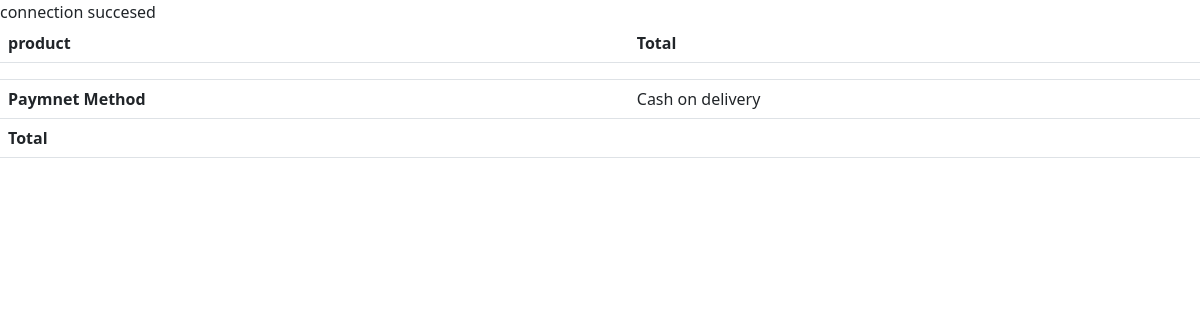
The app's page /billPage/billPage.php, older data.
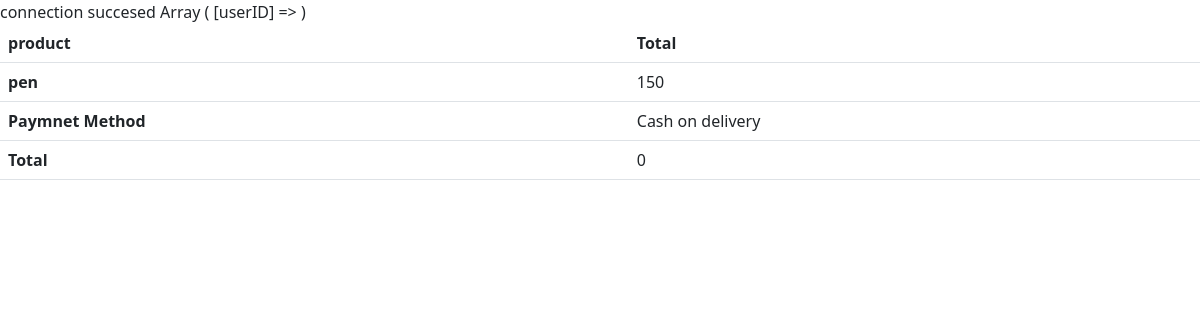
The same page, newer data.
### tables this page shows
CREATE TABLE `cart` (
  `order_number` int(11) NOT NULL,
  `user_id` int(100) NOT NULL,
  `product_image_name` varchar(2550) NOT NULL,
  `product_image` longblob NOT NULL,
  `product_name` varchar(2550) NOT NULL,
  `product_color` varchar(2550) NOT NULL,
  `product_size` enum('S','M','L','XL') NOT NULL,
  `order_price` int(100) NOT NULL,
  `order_quantity` int(100) NOT NULL,
  `order_subtotal` int(100) NOT NULL,
  `created_at` timestamp NOT NULL DEFAULT current_timestamp(),
  `updated_at` timestamp NOT NULL DEFAULT current_timestamp(),
  `product_id` int(14) NOT NULL
);

### billPage/billPage.php (the view, shortened to what this page needs)
<?php
include_once "../connection.php";
 ?>
<!DOCTYPE html>
<html lang="en">
<head>
    <link href="https://cdn.jsdelivr.net/npm/bootstrap@5.2.0-beta1/dist/css/bootstrap.min.css" rel="stylesheet">
</head>
<body>
<?php
$sql_query="SELECT * FROM cart ;";
$result = $conn->query($sql_query);
$result_check4= mysqli_num_rows($result);
if($result_check4 > 0){
    while($row=mysqli_fetch_assoc($result)){
        $productName=$row['product_name'];
        $productPrice=$row['order_price'];
        $orderQuantity=$row['order_quantity'];
        $total =$orderQuantity*$productPrice;
         }};
         print_r($_SESSION);
?>
<table class="table" style="border:1;">
  <thead>
    <tr>
      <th scope="col">product</th>
      <th scope="col">Total</th>
    </tr>
  </thead>
  <tbody>
    <tr>
      <th scope="row"><?php echo $productName  ?></th>
      <td><?php echo $productPrice?></td>
    </tr>
    <tr>
      <th scope="row">Paymnet Method</th>
      <td>Cash on delivery</td>
    </tr>
    <tr>
      <th scope="row">Total</th>
      <td colspan="2"><?php echo $total ?></td>
    </tr>
  </tbody>
</table>
</body>
</html>

Row changes from the older to the newer data that the page shows:
added cart: product_name "pen", order_price "150", order_quantity "0"
Text that changed along with them:
text now shown: "Array ( [userID] => )"
